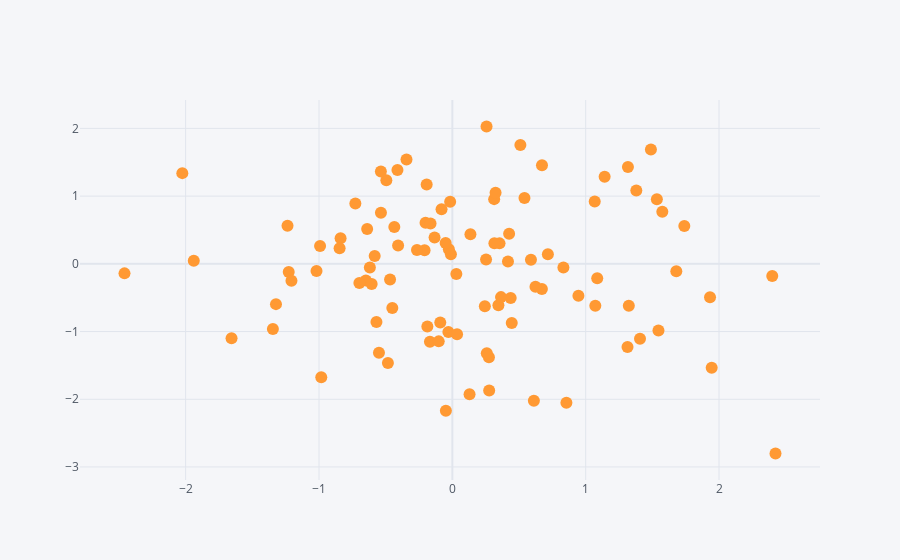

Notebook code cell kept with this figure:
### Code cell
df1.iplot(x='C', y='B', kind='scatter', mode='markers')
